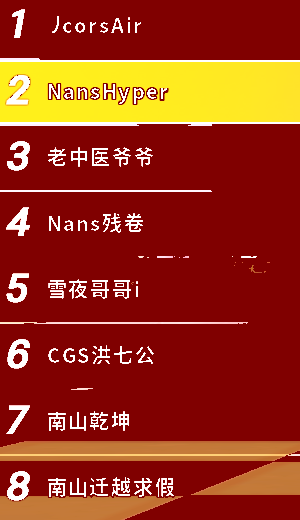
#> input picture singer/processed_3.png, 300 x 520 px
$ python test_singer_roi.py
#> lines starting #> are read from the running program, lines starting #| are printed output that depends on the picture; after the words box and inside, x2 and y2 are one past the last pixel; in counts of white or black regions, pixels touching at a corner belong together
import cv2
import numpy as np
import pytesseract
import os

# 配置 Tesseract-OCR 路径（Windows 用户）
pytesseract.pytesseract.tesseract_cmd = r"C:\Program Files\Tesseract-OCR\tesseract.exe"

# 读取游戏截图
image_path = "./singer/processed_3.png"  # 之前保存的红色背景处理后的图片
image = cv2.imread(image_path)
#> image is the input picture: shape (520, 300, 3); mean B, G, R 23.9, 49.9, 154.8

if image is None:
    print("❌ 无法读取图片，请检查路径是否正确！")
    exit()

# **1️⃣ 左右裁切**
height, width, _ = image.shape
#> height = 520; width = 300

# 左侧排名区域 (大概 0% ~ 25% 的宽度)
left_rank = image[:, :int(width * 0.12)]
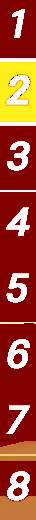
#> left_rank: shape (520, 36, 3); mean B, G, R 49, 73.7, 166.7

# 右侧玩家 ID 区域 (大概 25% ~ 100% 的宽度)
right_players = image[:, int(width * 0.10):]
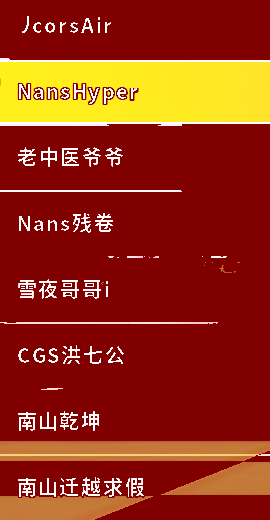
#> right_players: shape (520, 270, 3); mean B, G, R 20.3, 46.5, 153.1

# **2️⃣ 识别左侧排名**
gray_rank = cv2.cvtColor(left_rank, cv2.COLOR_BGR2GRAY)
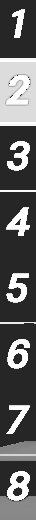
#> gray_rank: shape (520, 36); min 38, max 255, mean 98.5
_, binary_rank = cv2.threshold(gray_rank, 128, 255, cv2.THRESH_BINARY_INV)
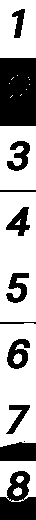
#> binary_rank: shape (520, 36); 66.4% white; 12 black regions (1 under 20 px), largest, box (x1, y1, x2, y2) and area: (0, 58, 36, 126) 2434, (0, 471, 36, 520) 1169, (0, 442, 36, 461) 614

# OCR 读取排名数字
custom_config = "--psm 6 digits"
#> (the run stopped early here; a loop or call above may not have finished)

$ run again, with singer/processed_2.png copied over singer/processed_3.png
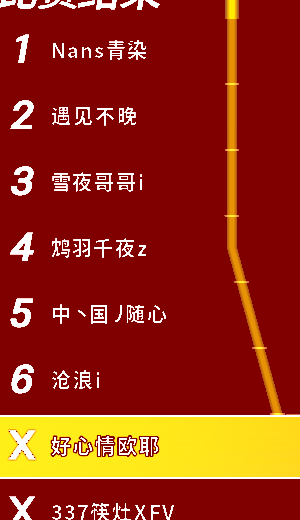
#> input picture singer/processed_2.png, 300 x 520 px
#> image is the input picture: shape (520, 300, 3); mean B, G, R 17.8, 41.9, 150.9
#> `right_players = image[:, int(width * 0.10):]`:
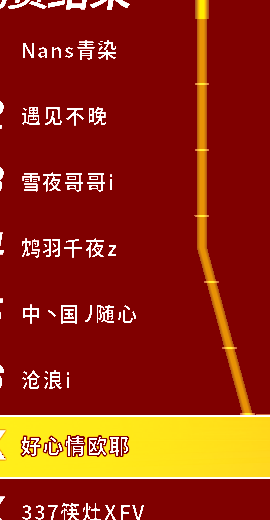
#> right_players: shape (520, 270, 3); mean B, G, R 14.8, 39.4, 149.8
#> `_, binary_rank = cv2.threshold(gray_rank, 128, 255, cv2.THRESH_BINARY_..`:
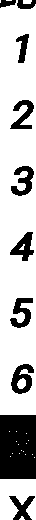
#> binary_rank: shape (520, 36); 74.5% white; 10 black regions, largest, box (x1, y1, x2, y2) and area: (0, 415, 36, 479) 2289, (11, 364, 34, 394) 395, (10, 298, 33, 328) 357
